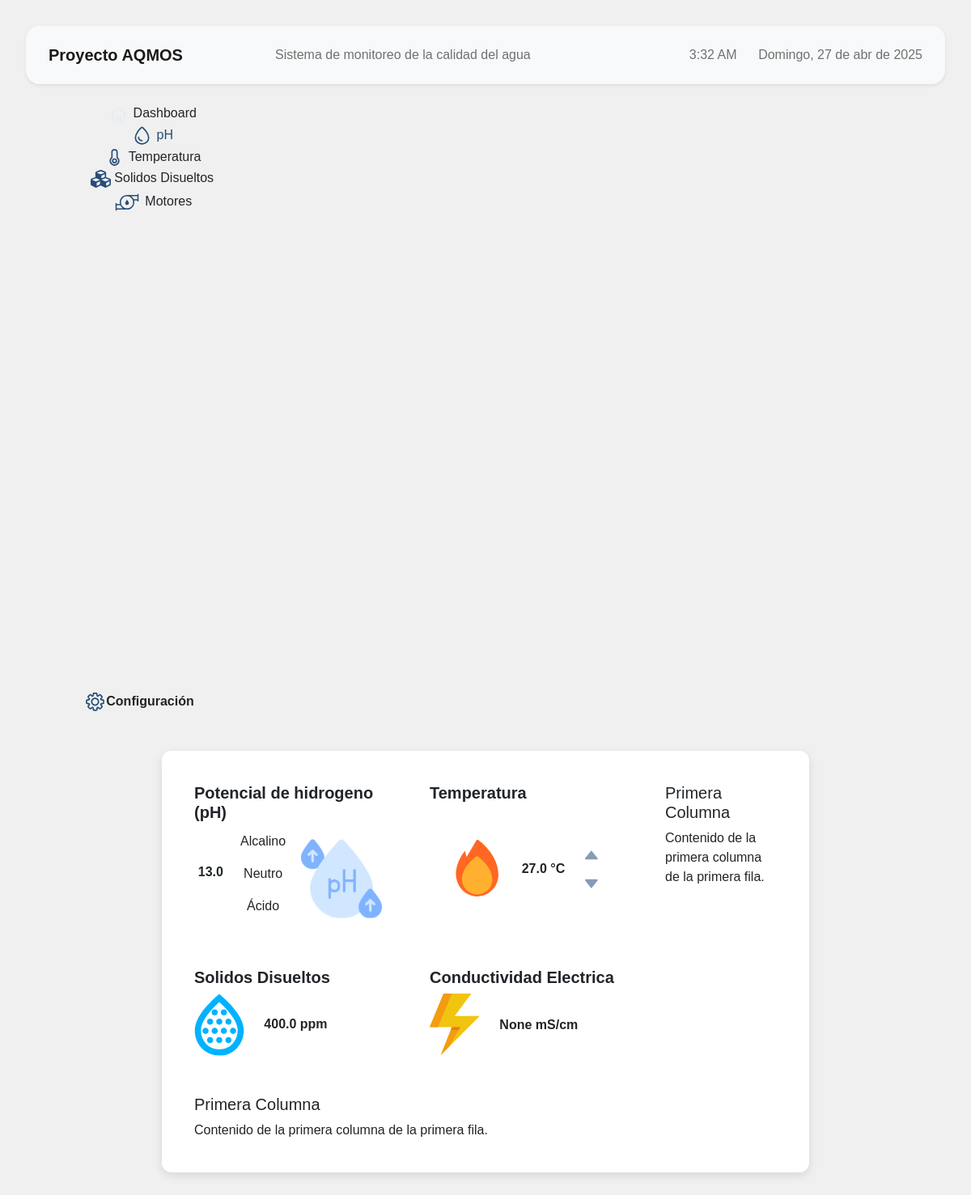
The page /sensors/dashboard/ on the database as committed earlier.
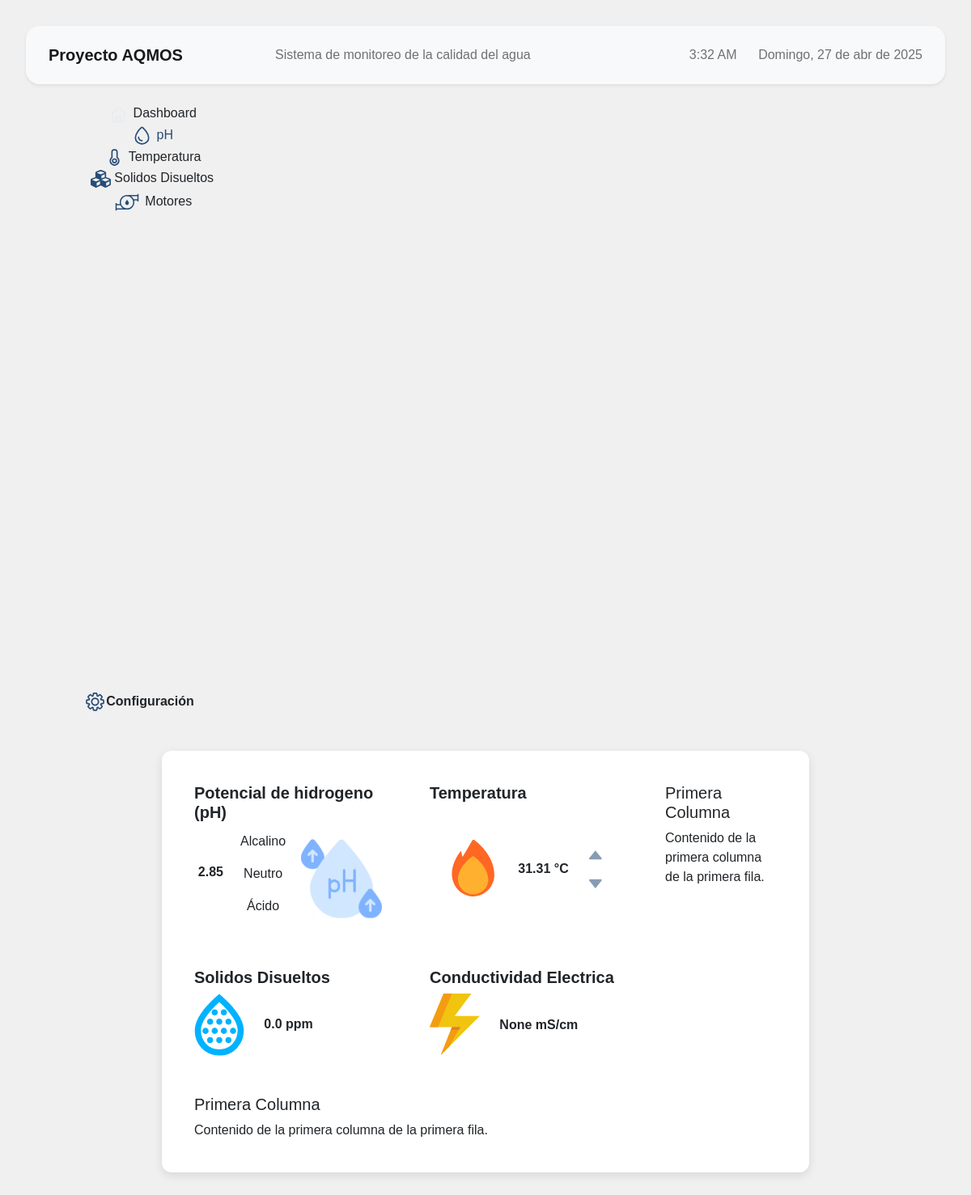
The same page on the database as committed later.
### sensors/models.py (models this page shows, shortened)
class Measures(models.Model):
    timestamp = models.DateTimeField(auto_now_add=True)
    temperature = models.FloatField()
    ph = models.FloatField()
    tds = models.FloatField()
    ec = models.FloatField()  # Optional field for electrical conductivity
    class Meta:
        ordering = ['-timestamp']
        verbose_name = "Measurement"
        verbose_name_plural = "Measurements"

### sensors/views.py (the view)
# urls.py: path('dashboard/', views.dashboard, name='dashboard'),
def dashboard(request):
    measurements = Measures.objects.order_by('-timestamp')[:30]
    last_temp = measurements[0].temperature if measurements else None
    last_ph = measurements[0].ph if measurements else None
    last_tds = measurements[0].tds if measurements else None
    last_ec = measurements[0].ec if measurements else None
    data = [
        {
            'timestamp': measurement.timestamp.strftime('%Y-%m-%d %H:%M'),
            'temperature': measurement.temperature,
            'ph': measurement.ph,
            'tds': measurement.tds,
        } for measurement in measurements
    ]
    context = {
        'measurements': measurements,
        'last_temp': last_temp,
        'last_ph': last_ph,
        'last_tds': last_tds,
        'last_ec': last_ec,
        'data': json.dumps(data),
    }
    return render(request, 'dashboard.html', context)

### templates/dashboard.html (shortened to what the changed rows need)
{% extends 'base.html' %}
{% load static %}
{% block custom_styles %}
<link rel="stylesheet" href="{% static 'styles/dashboard.css' %}">
<link rel="stylesheet" href="{% static 'styles/gauges.css' %}">
{% endblock %}
{% block content %}
<div class="container">
    <div class="row">
        <div class="col-md-9">
            <div class="row mb-3 align-items-stretch">
                <div class="col-md-6 d-flex">
                    <div class="card border-0 flex-fill d-flex">
                        <div class="card-body">
                            <div class="row text-center align-items-center justify-content-center">
                                <div class="col-md-3 d-flex justify-content-center align-items-center">
                                    <p class="ph-text fw-bold">{{ last_ph }}</p>
                                </div>
                            </div>
                        </div>
                    </div>
                </div>
                <div class="col-md-6 d-flex">
                    <div class="card border-0 flex-fill d-flex">
                        <div class="card-body d-flex flex-column">
                            <div class="flex-fill d-flex align-items-center justify-content-center gap-3">
                                <div class="d-flex justify-content-center align-items-center">
                                    <p class="temperature-text fw-bold mb-0">{{ last_temp }} °C</p>
                                </div>
                            </div>
                        </div>
                    </div>
                </div>
            </div>
            <div class="row mb-3">
                <div class="col-md-6">
                    <div class="card border-0">
                        <div class="card-body">
                            <div class="row">
                                <div class="col-md-8 d-flex align-items-center">
                                    <p class="tds-text fw-bold mb-0">{{ last_tds }} ppm</p>
                                </div>
                            </div>
                        </div>
                    </div>
                </div>
            </div>
        </div>
    </div>
</div>
{% endblock %}

Rows that differ between the two databases and show on the page:
no longer on this page (row unchanged): Measures: ph "13.0", temperature "27.0", tds "400.0"
added Measures: ph "2.85", temperature "31.31", tds "0.0"
